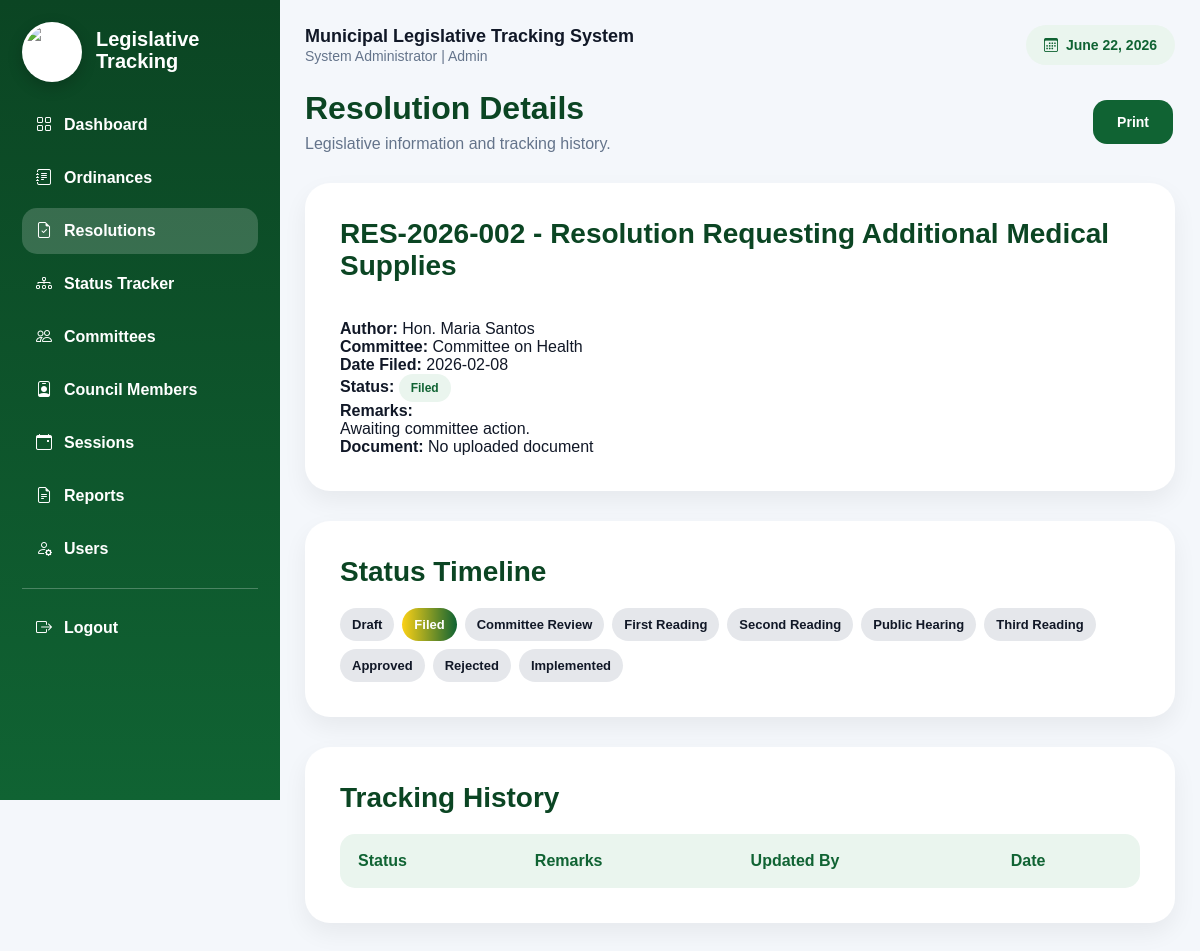
Screenshot of /resolutions/view.php?id=2 (signed in) with the database file from the repository.
### tables this page shows
CREATE TABLE resolutions (
    id INT AUTO_INCREMENT PRIMARY KEY,
    resolution_no VARCHAR(50) NOT NULL,
    title VARCHAR(255) NOT NULL,
    author VARCHAR(150),
    committee VARCHAR(150),
    date_filed DATE,
    status VARCHAR(100) DEFAULT 'Draft',
    file_path VARCHAR(255),
    remarks TEXT,
    created_at TIMESTAMP DEFAULT CURRENT_TIMESTAMP
);

### config.php (called while the page is built, shortened)
<?php
function e($value) {
    return htmlspecialchars($value ?? '', ENT_QUOTES, 'UTF-8');
}
?>

### resolutions/view.php (the view, shortened to what this page needs)
<?php include "../includes/header.php";
$id=(int)($_GET['id'] ?? 0);
$item=mysqli_fetch_assoc(mysqli_query($conn,"SELECT * FROM resolutions WHERE id=$id"));
?>
<div class="topbar"><div><h1>Resolution Details</h1><p class="subtitle">Legislative information and tracking history.</p></div><button onclick="window.print()" class="btn">Print</button></div>
<div class="panel">
  <h2><?= e($item['resolution_no']) ?> - <?= e($item['title']) ?></h2><br>
  <p><b>Author:</b> <?= e($item['author']) ?></p>
  <p><b>Committee:</b> <?= e($item['committee']) ?></p>
  <p><b>Date Filed:</b> <?= e($item['date_filed']) ?></p>
  <p><b>Status:</b> <span class="badge"><?= e($item['status']) ?></span></p>
  <p><b>Remarks:</b><br><?= nl2br(e($item['remarks'])) ?></p>
  <p><b>Document:</b> <?php if($item['file_path']): ?><a target="_blank" href="/mlts/<?= e($item['file_path']) ?>">Open Document</a><?php else: ?>No uploaded document<?php endif; ?></p>
</div>
<div class="panel">
<h2>Status Timeline</h2>
<div class="timeline">
<?php $steps=['Draft','Filed','Committee Review','First Reading','Second Reading','Public Hearing','Third Reading','Approved','Rejected','Implemented']; foreach($steps as $s): ?>
  <span class="step <?= $item['status']==$s?'active':'' ?>"><?= $s ?></span>
<?php endforeach; ?>
</div>
</div>
<div class="panel table-wrap"><h2>Tracking History</h2>
<table><tr><th>Status</th><th>Remarks</th><th>Updated By</th><th>Date</th></tr>
</table></div>
<?php include "../includes/footer.php"; ?>

### assets/css/style.css (style rules this page uses)
:root { --primary:#106333; --primary2:#FCD116; --bg:#f4f7fb; --card:#ffffff; --line:#e5e7eb; --text:#111827; --muted:#64748b; --danger:#dc2626; --success:#16a34a; --blue:#2563eb; --gray:#64748b; }
* { box-sizing:border-box;margin:0;padding:0;font-family:Arial,Helvetica,sans-serif }
body { background:var(--bg);color:var(--text) }
.topbar { display:flex;justify-content:space-between;align-items:center;gap:20px;margin-bottom:20px }
.topbar h1,h1 { font-size:32px;font-weight:800;color:#0b4523;margin-bottom:8px }
.subtitle { color:var(--muted);margin-bottom:0 }
.panel { background:white;border-radius:25px;padding:35px;margin-top:30px;margin-bottom:18px;box-shadow:0 10px 25px rgba(0,0,0,.06) }
.panel h2 { font-size:28px;font-weight:800;color:#0b4523;margin-bottom:20px }
.table-wrap,.table-responsive { overflow:auto }
table { width:100%;border-collapse:collapse;overflow:hidden;border-radius:15px;margin-top:20px }
th { background:#eaf5ee;padding:18px;font-size:16px;color:var(--primary);text-align:left }
.btn { display:inline-block;padding:14px 24px;border:none;cursor:pointer;border-radius:14px;font-weight:600;transition:.3s;background:var(--primary);color:white;margin:2px;font-size:14px }
.badge { display:inline-block;padding:7px 12px;border-radius:999px;background:#eaf5ee;color:var(--primary);font-size:12px;font-weight:800 }
.timeline { display:flex;flex-wrap:wrap;gap:8px;margin-top:12px }
.step { padding:9px 12px;border-radius:999px;background:#e5e7eb;font-size:13px;font-weight:700 }
.step.active { background:linear-gradient(90deg,var(--primary2),var(--primary));color:white }

### rows the page displays
resolutions: resolution_no "RES-2026-002", title "Resolution Requesting Additional Medical Supplies", author "Hon. Maria Santos", committee "Committee on Health", date_filed "2026-02-08", status "Filed", remarks "Awaiting committee action."

### other values shown
$_SESSION['fullname'] "System Administrator"
$_SESSION['role'] "Admin"
$s "Draft"
$s "Filed"
$s "Committee Review"
$s "First Reading"
$s "Second Reading"
$s "Public Hearing"
$s "Third Reading"
$s "Approved"
$s "Rejected"
$s "Implemented"
